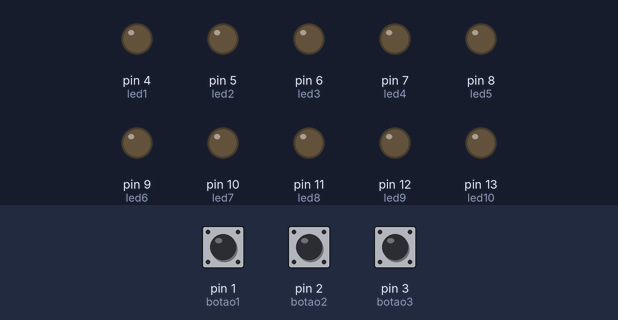
Bench run of a sketch on a simulated Arduino Uno, built with avr-gcc and run on an emulated ATmega328P. On the bench: output pins drawn as LEDs (lit = HIGH). The test bench sets the inputs (shaded band); at power-on: pin 1 (botao1) LOW, pin 2 (botao2) LOW, pin 3 (botao3) LOW.

Above: at 1.2 s.
1.3 s: pin 1 (botao1) pulled HIGH for 0.15 s
At 2.6 s:
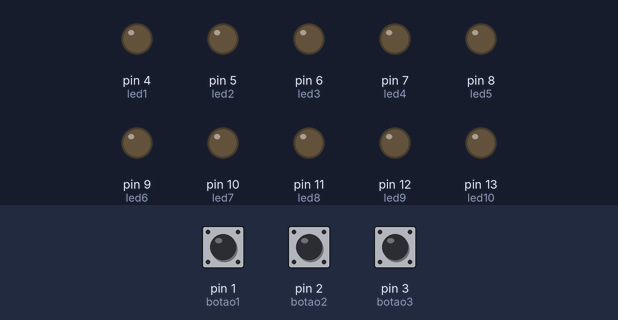
3.0 s: pin 2 (botao2) pulled HIGH for 0.15 s
At 3.1 s:
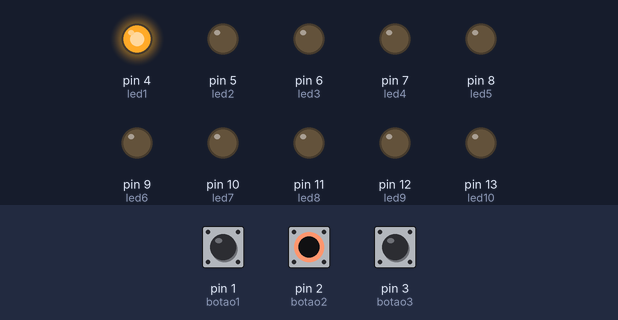
6.0 s: pin 3 (botao3) pulled HIGH for 3.2 s
At 7.6 s:
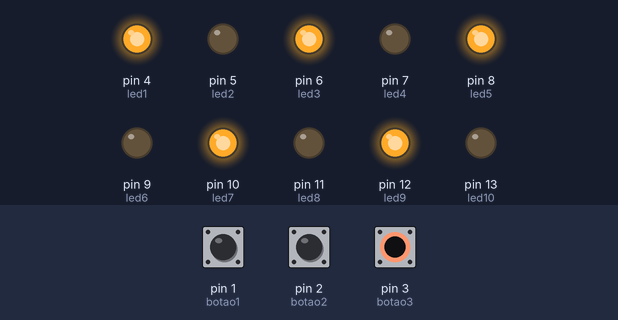
10.7 s: pin 3 (botao3) pulled HIGH for 1 s
At 10.7 s:
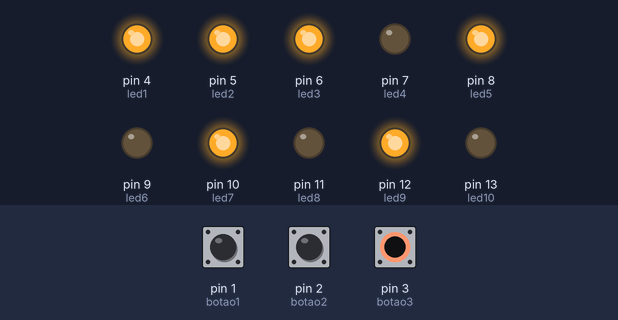
13.7 s: pin 1 (botao1) pulled HIGH for 1 s
At 14.58 s:
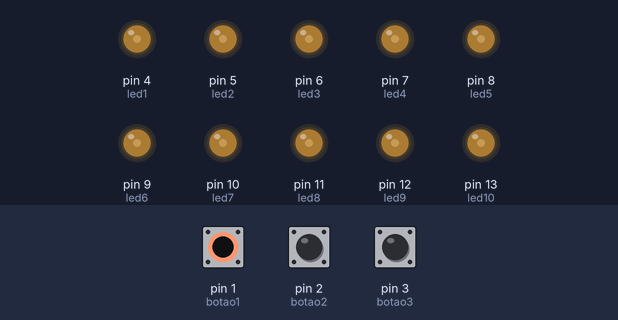
16.7 s: pin 1 (botao1) pulled HIGH for 3.2 s
At 20.5 s:
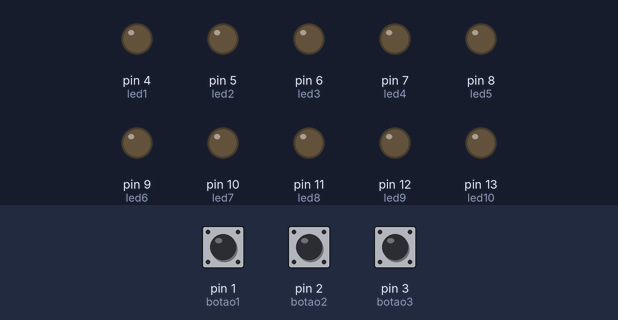
Timing chart, 0 to 22.0 s (numbered marks = the images above; inputs shaded):
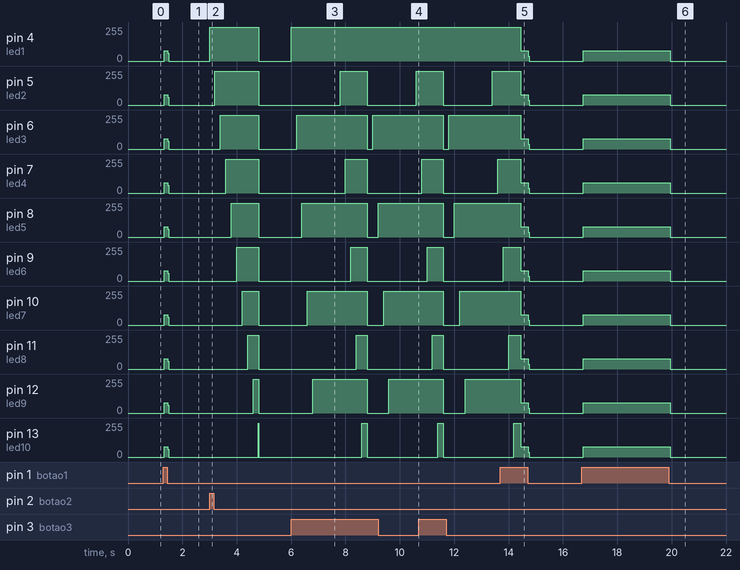

The sketch:

codigo.ino
```cpp
const int botao1 = 1;
const int botao2 = 2;
const int botao3 = 3;
const int led1 = 4;
const int led2 = 5;
const int led3 = 6;
const int led4 = 7;
const int led5 = 8;
const int led6 = 9;
const int led7 = 10;
const int led8 = 11;
const int led9 = 12;
const int led10 = 13;

void setup()
{
  pinMode(botao1, INPUT);
  pinMode(botao2, INPUT);
  pinMode(botao3, INPUT);

  pinMode(led1, OUTPUT);
  pinMode(led2, OUTPUT);
  pinMode(led3, OUTPUT);
  pinMode(led4, OUTPUT);
  pinMode(led5, OUTPUT);
  pinMode(led6, OUTPUT);
  pinMode(led7, OUTPUT);
  pinMode(led8, OUTPUT);
  pinMode(led9, OUTPUT);
  pinMode(led10, OUTPUT);
}

int valor1;
int valor2;
int valor3;

void loop()
{
 valor1 = digitalRead(botao1);
 valor2 = digitalRead(botao2);
 valor3 = digitalRead(botao3);

 if(valor1){
  acendeTudo();
 }else{
   apagarTudo();
 }

 if(valor2){
  piscarb();
 }else{
   apagarTudo();
 }

 if(valor3){
  intercalado();
 }else{
   apagarTudo();
 }
}
void acendeTudo(){
  digitalWrite(led1, HIGH);
  digitalWrite(led2, HIGH);
  digitalWrite(led3, HIGH);
  digitalWrite(led4, HIGH);
  digitalWrite(led5, HIGH);
  digitalWrite(led6, HIGH);
  digitalWrite(led7, HIGH);
  digitalWrite(led8, HIGH);
  digitalWrite(led9, HIGH);
  digitalWrite(led10, HIGH);
}

void apagarTudo(){
  digitalWrite(led1, LOW);
  digitalWrite(led2, LOW);
  digitalWrite(led3, LOW);
  digitalWrite(led4, LOW);
  digitalWrite(led5, LOW);
  digitalWrite(led6, LOW);
  digitalWrite(led7, LOW);
  digitalWrite(led8, LOW);
  digitalWrite(led9, LOW);
  digitalWrite(led10, LOW);
}


  void piscarb()
  {

    digitalWrite(led1, HIGH);
    delay(200);
    digitalWrite(led2, HIGH);
    delay(200);
    digitalWrite(led3, HIGH);
    delay(200);
    digitalWrite(led4, HIGH);
    delay(200);
    digitalWrite(led5, HIGH);
    delay(200);
    digitalWrite(led6, HIGH);
    delay(200);
    digitalWrite(led7, HIGH);
    delay(200);
    digitalWrite(led8, HIGH);
    delay(200);
    digitalWrite(led9, HIGH);
    delay(200);
    digitalWrite(led10, HIGH);
    delay(10);

    digitalWrite(led1, LOW);
    digitalWrite(led2, LOW);
    digitalWrite(led3, LOW);
    digitalWrite(led4, LOW);
    digitalWrite(led5, LOW);
    digitalWrite(led6, LOW);
    digitalWrite(led7, LOW);
    digitalWrite(led8, LOW);
    digitalWrite(led9, LOW);
    digitalWrite(led10, LOW);
  }

 void intercalado()
 {
    digitalWrite(led1, HIGH);
    delay(200);
    digitalWrite(led3, HIGH);
    delay(200);
    digitalWrite(led5, HIGH);
    delay(200);
    digitalWrite(led7, HIGH);
    delay(200);
    digitalWrite(led9, HIGH);
    delay(1000);

    digitalWrite(led2, HIGH);
    delay(200);
    digitalWrite(led4, HIGH);
    delay(200);
    digitalWrite(led6, HIGH);
    delay(200);
    digitalWrite(led8, HIGH);
    delay(200);
    digitalWrite(led10, HIGH);
    delay(200);
 }
```

Measured:
- after the input at 1.3 s, pin 4 (led1), pin 5 (led2), pin 6 (led3), pin 7 (led4), pin 8 (led5), pin 9 (led6), pin 10 (led7), pin 11 (led8), pin 12 (led9), pin 13 (led10): 0/255 → 76/255 at once, → 0/255 0.12 s later
- after the input at 3.0 s, pin 4 (led1): 0/255 → 255/255 at once, → 0/255 1.8 s later; pin 5 (led2): 0/255 → 255/255 after 0.20 s, → 0/255 1.6 s later; pin 6 (led3): 0/255 → 255/255 after 0.40 s, → 0/255 1.4 s later; pin 7 (led4): 0/255 → 255/255 after 0.60 s, → 0/255 1.2 s later; pin 8 (led5): 0/255 → 255/255 after 0.80 s, → 0/255 1.0 s later
- after the input at 6.0 s, pin 4 (led1): 0/255 → 255/255 at once; pin 5 (led2): 0/255 → 255/255 after 1.8 s, → 0/255 1.0 s later, → 255/255 1.8 s later
- after the input at 10.7 s, pin 4 (led1): stays 255/255 (without the input it goes to 0/255 after 0.90 s)
- after the input at 13.7 s, pin 4 (led1), pin 5 (led2), pin 6 (led3), pin 7 (led4), pin 8 (led5), pin 10 (led7), pin 12 (led9): 255/255 → 76/255 after 0.74 s, → 0/255 0.28 s later
- after the input at 16.7 s, pin 4 (led1), pin 5 (led2), pin 6 (led3), pin 7 (led4), pin 8 (led5), pin 9 (led6), pin 10 (led7), pin 11 (led8), pin 12 (led9), pin 13 (led10): 0/255 → 76/255 at once, → 0/255 3.2 s later
